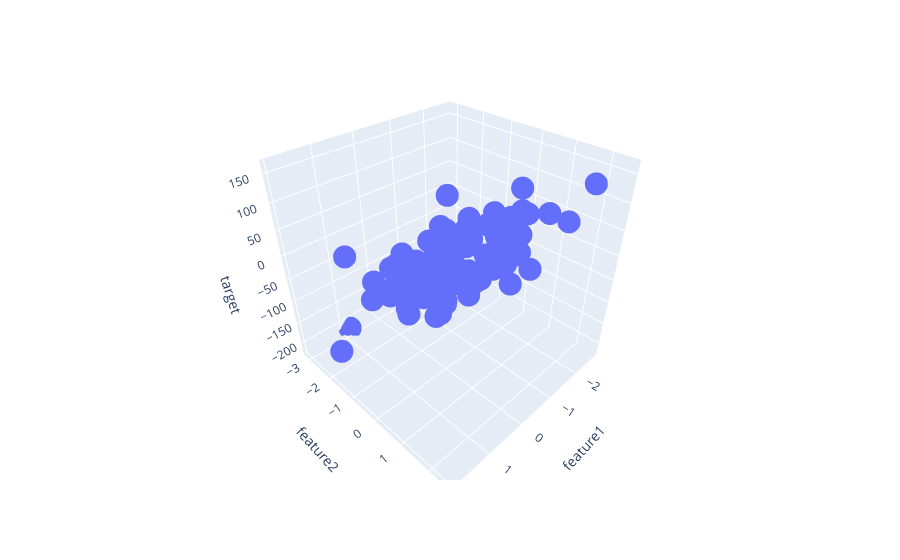

Notebook cell for this chart:
### Markdown cell above
# Visualization

### Code cell
fig = px.scatter_3d(df,x='feature1',y='feature2',z='target')
fig.show()
